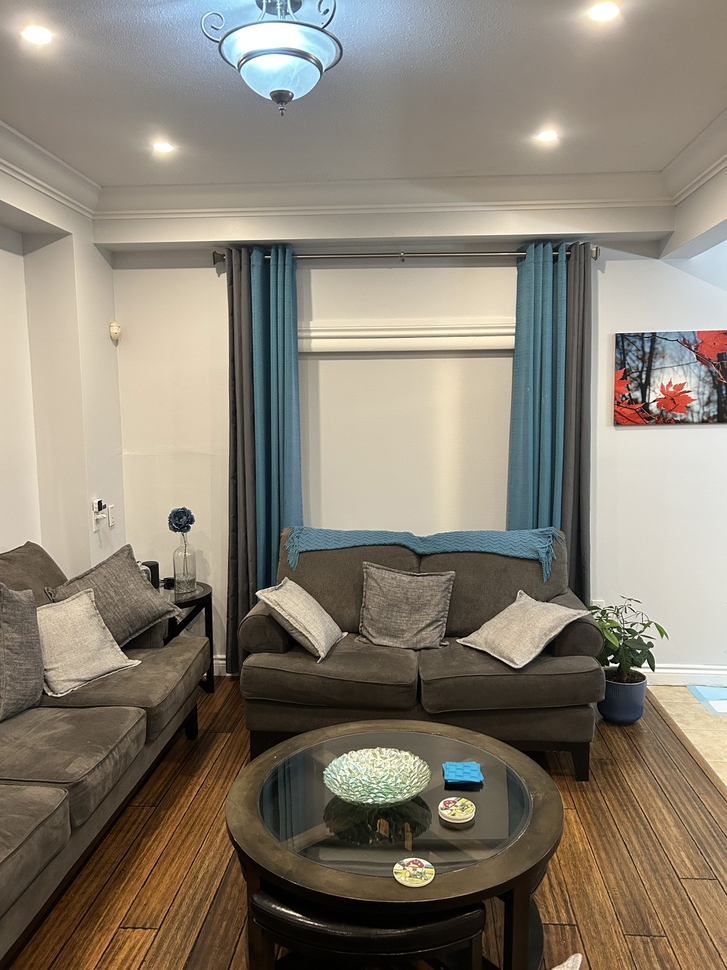
#> input picture images/IMG_2740.jpg, 727 x 970 px, shrunk from 3024 x 4032 before the run
$ python -i stitcher.py   (imports and definitions only)
#> lines starting #> are read from the running program, lines starting #| are printed output that depends on the picture; after the words box and inside, x2 and y2 are one past the last pixel; in counts of white or black regions, pixels touching at a corner belong together
#> further down, picture is the input picture: shape (970, 727, 3); mean B, G, R 114.4, 127.9, 135.9
import cv2
import numpy as np
from visualize import visualize_keypoints, visualize_matches, visualize_inliers

# Image Stitcher Class
class ImageStitcher:
    # Initialize with output directory
    def  __init__ (self, output_dir="output"):
        self.output_dir = output_dir
        self.sift = cv2.SIFT_create()
    # Detect keypoints and compute descriptors
    def  detect_and_compute(self, img):
        keypoints, descriptors = self.sift.detectAndCompute(img, None)
        return keypoints, descriptors
    # Match features between two sets of descriptors
    # [51 lines left out: functions match_features, compute_homography, blend_images, not called in this run]

    def crop_black(self, img):
        gray = cv2.cvtColor(img, cv2.COLOR_BGR2GRAY)
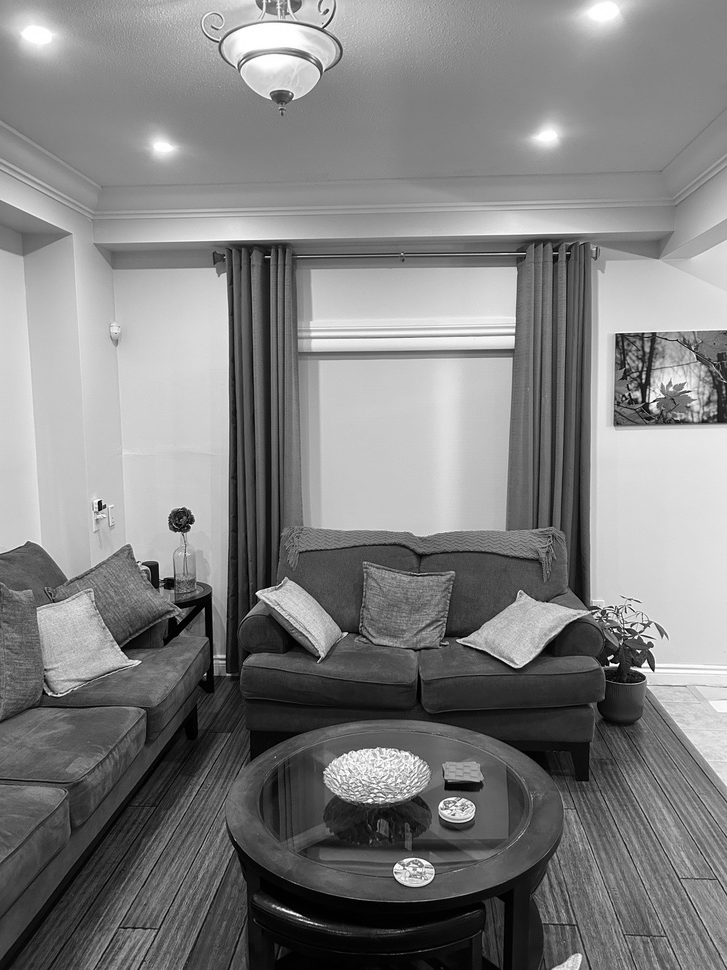
#> gray: shape (970, 727); min 0, max 255, mean 128.8
        _, thresh = cv2.threshold(gray, 1, 255, cv2.THRESH_BINARY)
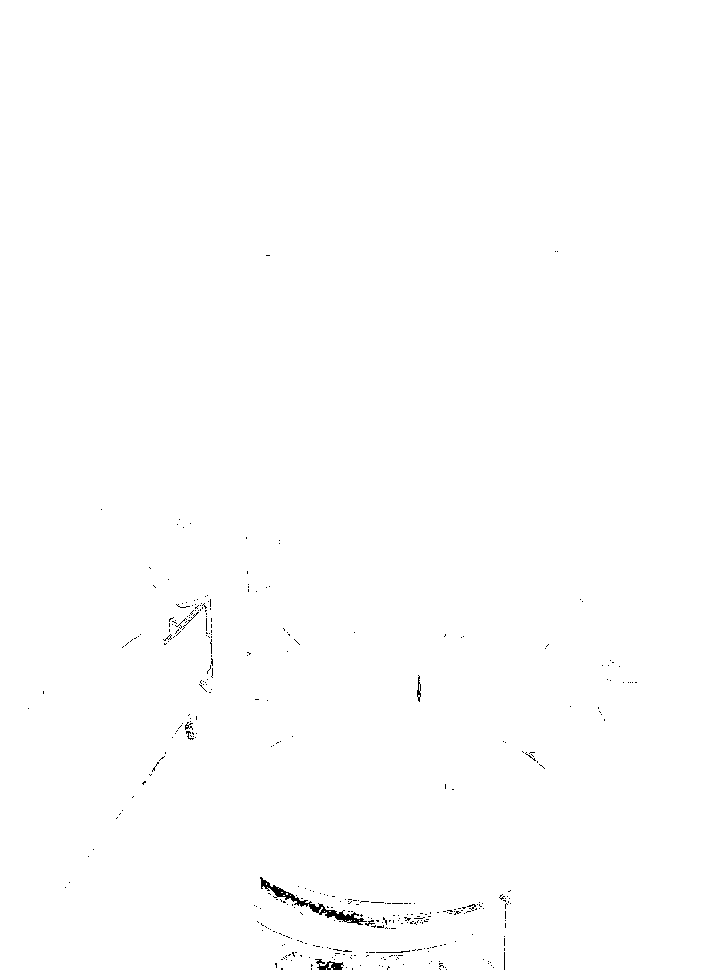
#> thresh: shape (970, 727); 99.7% white; black in thin lines or dots, all inside (x1, y1, x2, y2) = (28, 251, 637, 970)
        coords = cv2.findNonZero(thresh)
#> coords = contour of 703027 points, box (x1, y1, x2, y2) (0, 0, 727, 970), area 0
        x, y,  w, h =cv2.boundingRect(coords)
#> x = 0; y = 0; w = 727; h = 970
        return img[y:y+h, x:x+w]


    # Stitch two images together
    # [28 lines left out: function stitch_pair, not called in this run]

>>> import cv2
>>> picture = cv2.imread('images/IMG_2740.jpg')
>>> result = ImageStitcher().crop_black(picture)

$ run again, on images/IMG_2741.jpg
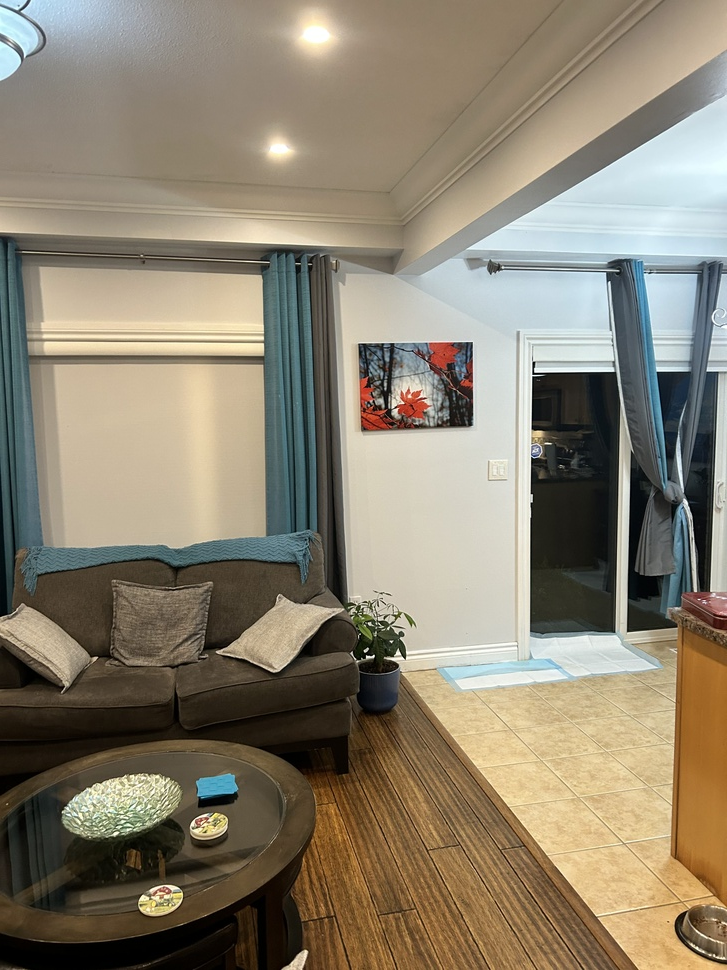
#> input picture images/IMG_2741.jpg, 727 x 970 px, shrunk from 3024 x 4032 before the run
#> picture is the input picture: shape (970, 727, 3); mean B, G, R 112.2, 130.2, 139.3
#> in crop_black, `gray = cv2.cvtColor(img, cv2.COLOR_BGR2GRAY)`:
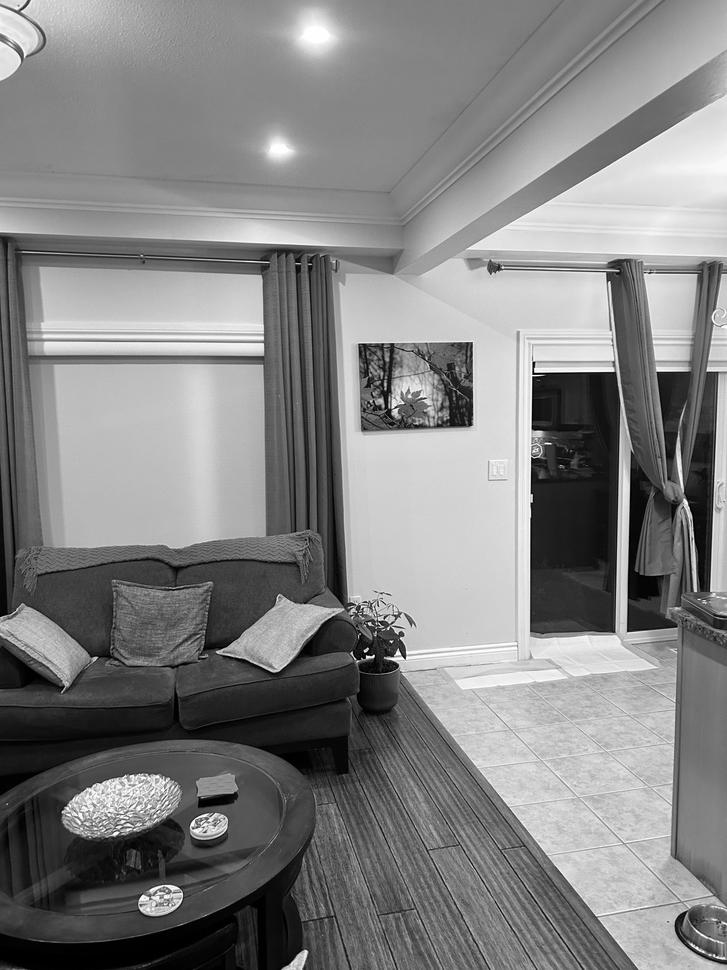
#> gray: shape (970, 727); min 0, max 255, mean 130.9
#> in crop_black, `_, thresh = cv2.threshold(gray, 1, 255, cv2.THRESH_BINARY)`:
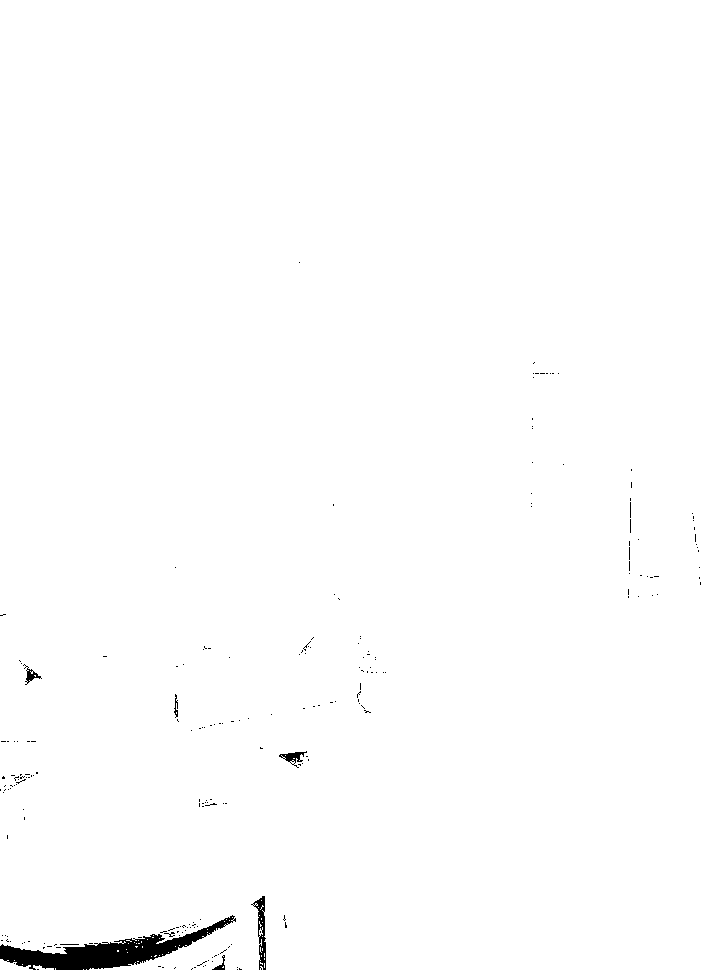
#> thresh: shape (970, 727); 99.2% white; 221 black regions (214 under 20 px), largest, box (x1, y1, x2, y2) and area: (0, 915, 236, 970) 4011, (251, 896, 266, 970) 424, (279, 751, 307, 768) 171
#> coords = contour of 699742 points, box (x1, y1, x2, y2) (0, 0, 727, 970), area 510
#> x = 0; w = 727; h = 970
